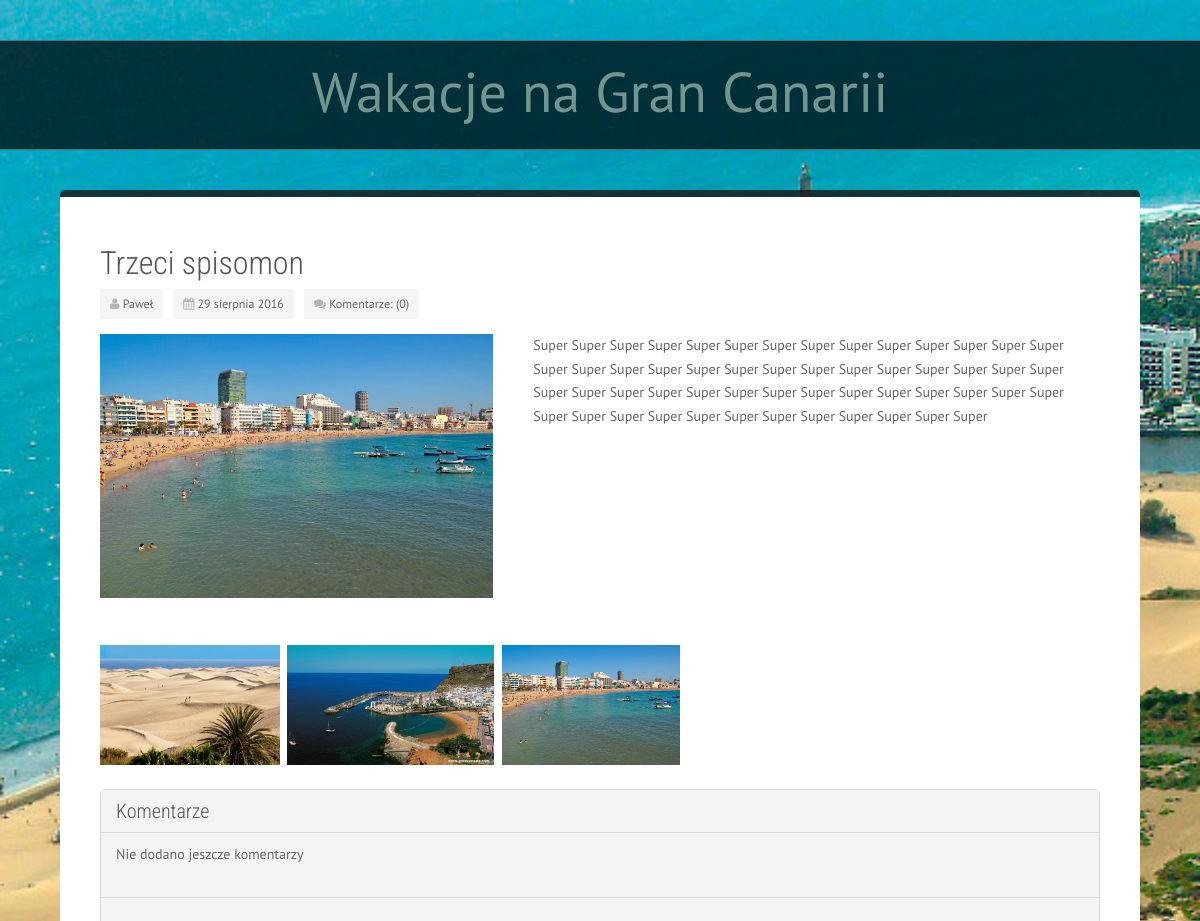
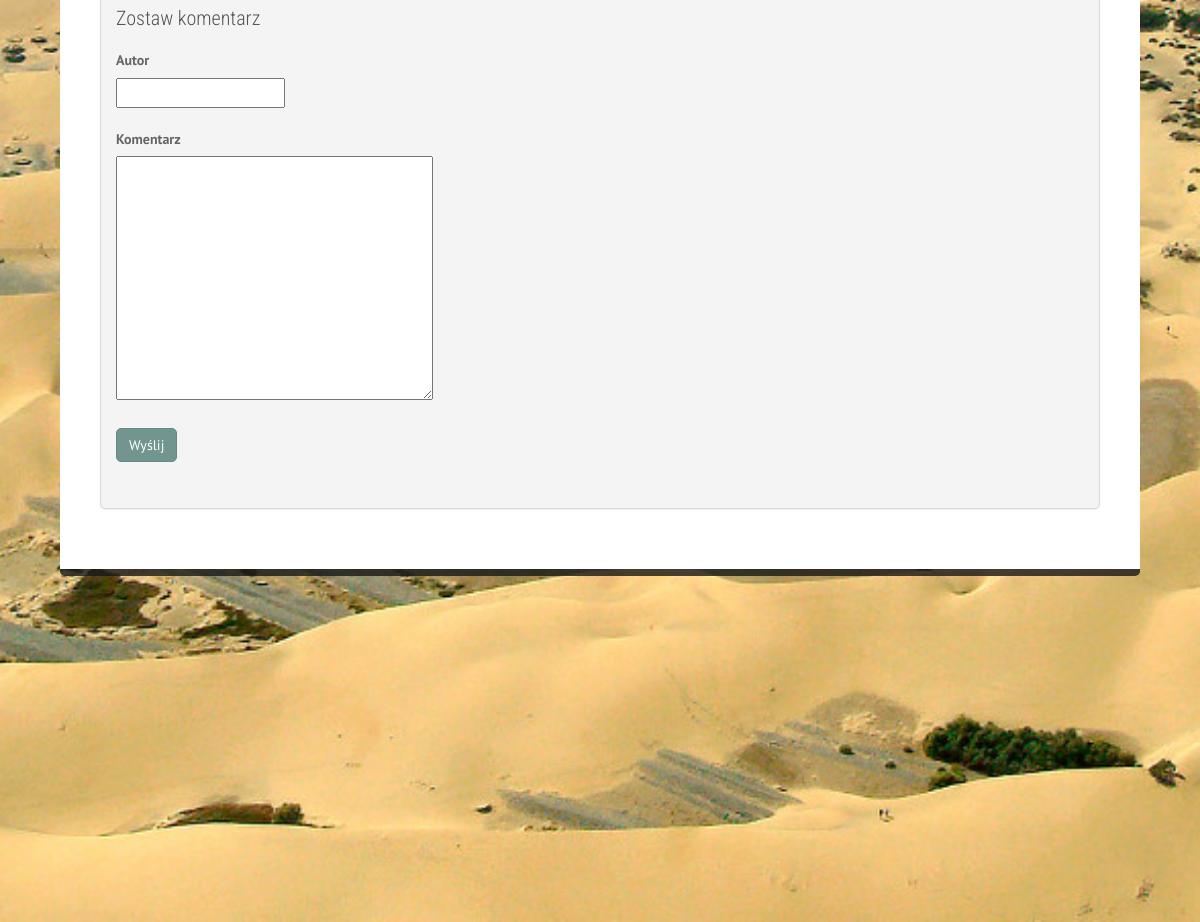
The page /news/trzeci-spisomon/ on the database its author committed (2 pictures, top to bottom).
### news/models.py (models this page shows, shortened)
class News(models.Model):
    author = models.ForeignKey('auth.User')
    title = models.CharField('Tytuł', max_length=255)
    slug = models.SlugField('Odnośnik', max_length=255, unique=True)
    picture = models.ImageField('Zdjęcie', upload_to='static/pictures/', blank=True)
    text = models.TextField(verbose_name='Treść')
    pictures = models.ManyToManyField(Image, verbose_name='Zdjęcia')
    posted_date = models.DateField('Data dodania')
    class Meta:
        verbose_name = "Wiadomość"
        verbose_name_plural = "Wiadomości"

class Image(models.Model):
    title = models.CharField('Tytuł', max_length=255)
    slug = models.SlugField('Odnośnik', max_length=255, unique=True)
    description = models.TextField('Opis', blank=True, null=True)
    image = models.ImageField('Obrazek', upload_to="static/pictures/")
    date = models.DateField('Data wykonania zdjęcia')
    class Meta:
        ordering = ["date"]
        verbose_name = "Obrazek"
        verbose_name_plural = "Obrazki"
    def __unicode__(self):
        return self.image.name

### news/views.py (the view, shortened to what this page needs)
# urls.py: url(r'^news/(?P<slug>[\w\-_]+)/$', NewsDetailView.as_view(),
class NewsDetailView(generic.FormView):
    form_class = AddNoteForm
    template_name = 'news/news_detail.html'
    def get(self, request, *args, **kwargs):
        form = self.get_form()
        return self.render_to_response(
            self.get_context_data(form=form))
    def get_context_data(self, **kwargs):
        kwargs = super(NewsDetailView, self).get_context_data(**kwargs)
        kwargs.update({'news': self.get_news(), 'all_news' : self.get_all_news()})
        return kwargs
    def get_news(self):
        slug = self.kwargs['slug']
        news = News.objects.filter(slug=slug).first()
        if news:
            return news
        else:
            raise Http404()
    def get_all_news(self):
        news = News.objects.order_by('-posted_date')[:7]
        if news:
            return news
        else:
            raise Http404()

### news/forms.py
class AddNoteForm(forms.ModelForm):
    class Meta:
        model = models.NoteToPost
        fields = ['post_id', 'text', 'author']

### news/templates/news/news_detail.html (shortened to what this page needs)
{% extends "base.html" %}
{% load staticfiles %}
{% block content %}
            <div id="content">
                <div class="container background-white">
                    <div class="row margin-vert-30">
                        <div class="col-md-12">
                            <div class="blog-post">
                                <div class="blog-item-header">
                                    <h2>
                                            {{ news.title }}
                                    </h2>
                                </div>
                                <div class="blog-post-details">
                                    <div class="blog-post-details-item blog-post-details-item-left user-icon">
                                        <i class="fa fa-user color-gray-light"></i>
                                        {{ news.author.first_name }}
                                    </div>
                                    <div class="blog-post-details-item blog-post-details-item-left">
                                        <i class="fa fa-calendar color-gray-light"></i>
                                        {{ news.posted_date|date:"d E Y " }}
                                    </div>
                                    <div class="blog-post-details-item blog-post-details-item-left blog-post-details-item-last">
                                            <i class="fa fa-comments color-gray-light"></i>
                                            Komentarze: ({{ news.notetopost_set.all.count }})
                                    </div>
                                </div>
                                <div class="blog-item">
                                    <div class="clearfix"></div>
                                    <div class="blog-post-body row margin-top-15">
                                        <div class="col-md-5">
                                            <img src="{{ STATIC_URL|cut:"static/" }}{{ news.picture|cut:"blog/" }}" width="400" alt="" />
                                        </div>
                                        <div class="col-md-7">
                                            <p>
                                                {{ news.text|safe }}</p>
                                            <br>
                                        </div>
                                        <div class="col-md-12"><br><br>
                                            {% for image in news.pictures.all %}
                                                <a href="{{ STATIC_URL|cut:"static/" }}{{image|cut:"blog/" }}" data-lightbox="image-1" data-title="{{ image.title }} - zdjęcie z {{ image.date }}" class="image">
                                                <img src="{{ STATIC_URL|cut:"static/" }}{{image|cut:"blog/" }}" alt="" height="120"/></a>&nbsp
                                            {% endfor %}
                                        <br><br>
                                        </div>
                                    </div>
                                    <div class="blog-item-footer">
                                        <div class="blog-recent-comments panel panel-default margin-bottom-30">
                                            <div class="panel-heading">
                                                <h3>Komentarze</h3>
                                            </div>
                                            <ul class="list-group">
                                            {% for note in news.notetopost_set.all %}
                                                <li class="list-group-item">
                                                    <div class="row">
                                                        <div class="col-md-8">
                                                            <h4>{{ note.author }}</h4>
                                                            <p>{{ note.text }}</p>
                                                            <span class="date">
                                                                <i class="fa fa-clock-o color-gray-light"></i>&nbsp;{{ note.posted_date|date:" H:i " }}, {{ note.posted_date|date:"d E Y "}}</span>
                                                        </div>
                                                    </div>
                                                </li>
                                                {% empty %}
                                                    <li class="list-group-item">
                                                        <div class="row">
                                                            <div class="col-md-8">
                                                                Nie dodano jeszcze komentarzy
                                                            </div>
                                                        </div>
                                                    </li>
                                            {% endfor %}
                                                <li class="list-group-item">
                                                    <div class="blog-comment-form">
                                                        <div class="row margin-top-20">
                                                            <div class="col-md-12">
                                                                <div class="pull-left">
                                                                    <h3>Zostaw komentarz</h3>
                                                                </div>
                                                            </div>
                                                        </div>
                                                        <div class="row margin-top-20">
                                                            <div class="col-md-12">
                                                                <form method="post" class="form-horizontal" role="form">
                                                                    <label>Autor</label>
                                                                    <div class="row margin-bottom-20">
                                                                        <div class="col-md-7 col-md-offset-0">
                                                                            {{ form.author }}
                                                                        </div>
                                                                    </div>
                                                                    <label>Komentarz</label>
                                                                    <div class="row margin-bottom-20">
                                                                        <div class="col-md-11 col-md-offset-0">
                                                                            <textaera>{{ form.text }}</textaera>
                                                                        </div>
                                                                    </div>
                                                                    <p>
                                                                        <button class="btn btn-primary" type="submit">Wyślij</button>
                                                                    </p>
                                                                </form>
                                                            </div>
                                                        </div>
                                                    </div>
                                                </li>
                                            </ul>
                                        </div>
                                    </div>
                                </div>
                            </div>
                        </div>
                    </div>
                </div>
            </div>
{% endblock %}

### static/css/nexus.css (style rules this page uses)
html { overflow-y: scroll; }
body { line-height: 1.7em; font-family: PT Sans; font-size: 14px; font-weight: 300; background-color: #5f807a; background-color: #F4F1EA; color: #656565; }
.container { max-width: 1080px; padding-left: 40px; padding-right: 40px; width: 100%; }
.color-gray-light { color: #b3b3b3 !important; }
.color-gray-light[class^="fa-"]:before, .color-gray-light[class*=" fa-"]:before { color: #b3b3b3; }
.margin-vert-30 { margin-top: 30px; margin-bottom: 30px; }
.margin-top-15 { margin-top: 15px; }
.margin-top-20 { margin-top: 20px; }
.margin-bottom-20 { margin-bottom: 20px; }
.margin-bottom-30 { margin-bottom: 30px; }
.background-white { background-color: #FFFFFF; }
.btn { border-radius: 0px; }
h2 { font-weight: 300; line-height: 1em; margin: 0 0 10px; color: #555555; font-family: 'Roboto Condensed', sans-serif; font-size: 32px; }
h3 { font-size: 20px; font-weight: 300; padding: 0; font-family: 'Roboto Condensed', sans-serif; margin: 0; color: #555555; }
a { text-decoration: none; color: #72968f; -webkit-transition: color 0.15s ease-in; -moz-transition: color 0.15s ease-in; -o-transition: color 0.15s ease-in; transition: color 0.15s ease-in; }
p { margin-bottom: 16px; }
img { max-width: 100% ; }
.btn { border-radius: 5px; }
[class^="fa-"]:before, [class*=" fa-"]:before { font-family: FontAwesome; font-style: normal; font-weight: normal; line-height: 1; -webkit-font-smoothing: antialiased; -moz-osx-font-smoothing: grayscale; padding-right: 10px; color: rgba(0, 0, 0, 0.6); }
i.fa { display: inline-block; }
i.fa:before { padding-right: 0; }
.blog-post { margin-bottom: 30px; }
.blog-post-details-item { float: left; padding: 3px 10px; font-size: 12px; background: #f4f4f4; margin: 0 10px 0 0; }
.blog-item-header { display: block; padding-bottom: 0px; margin-bottom: 10px; }
.blog-item-header h2 { padding: 20px 0 0; }
.blog-item-footer .blog-recent-comments .list-group-item { padding-bottom: 30px; }

### static/lightbox/lightbox.css (style rules this page uses)
body:after { content: url(close.png) url(../loading.gif) url(../prev.png) url(../next.png); display: none; }

### rows shown on the page
News: title "Trzeci spisomon", author.first_name "Paweł", posted_date "29 sierpnia 2016", notetopost_set.all.count "0", picture (picture), text "Super Super Super Super Super Super Super Super Super Super Super Super Super Super Super Super Super Super Super Super Super Super Super Super Super Super Super Super Super Super Super Super Super Super Super Super Super Super Super Super Super Super Super Super Super Super Super Super Super Super Super Super Super Super"
Image: image (picture)
Image: image (picture)
Image: image (picture)
